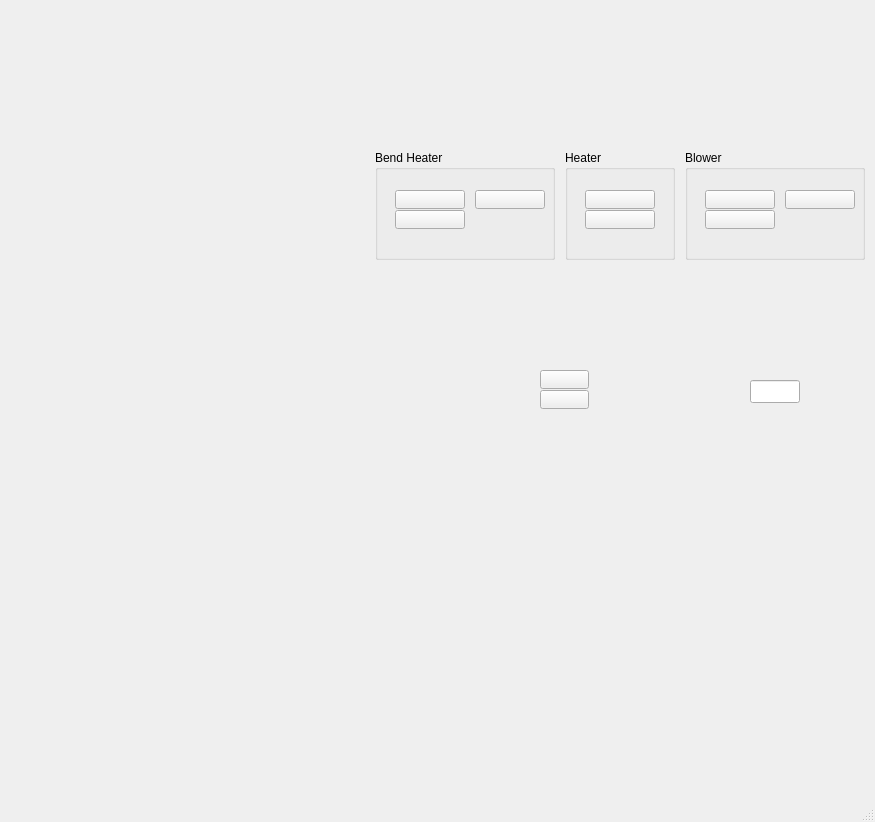
<ui version="4.0" >
 <class>MainWindow</class>
 <widget class="QMainWindow" name="MainWindow" >
  <property name="geometry" >
   <rect>
    <x>0</x>
    <y>0</y>
    <width>875</width>
    <height>822</height>
   </rect>
  </property>
  <property name="windowTitle" >
   <string>MainWindow</string>
  </property>
  <property name="toolButtonStyle" >
   <enum>Qt::ToolButtonTextOnly</enum>
  </property>
  <widget class="QWidget" name="centralwidget" >
   <widget class="CADisplayer" name="caDisplayer1" >
    <property name="geometry" >
     <rect>
      <x>340</x>
      <y>460</y>
      <width>74</width>
      <height>23</height>
     </rect>
    </property>
    <property name="font" >
     <font>
      <pointsize>12</pointsize>
     </font>
    </property>
    <property name="pvname" >
     <string>ICP_CEN_RD_01</string>
    </property>
    <property name="unit" >
     <string>K</string>
    </property>
   </widget>
   <widget class="CADisplayer" name="caDisplayer1_2" >
    <property name="geometry" >
     <rect>
      <x>340</x>
      <y>490</y>
      <width>74</width>
      <height>23</height>
     </rect>
    </property>
    <property name="font" >
     <font>
      <pointsize>12</pointsize>
     </font>
    </property>
    <property name="pvname" >
     <string>ICP_CEN_RD_02</string>
    </property>
    <property name="unit" >
     <string>K</string>
    </property>
   </widget>
   <widget class="CADisplayer" name="caDisplayer1_3" >
    <property name="geometry" >
     <rect>
      <x>210</x>
      <y>460</y>
      <width>74</width>
      <height>23</height>
     </rect>
    </property>
    <property name="font" >
     <font>
      <pointsize>12</pointsize>
     </font>
    </property>
    <property name="pvname" >
     <string>ICP_CEN_RD_03</string>
    </property>
    <property name="unit" >
     <string>K</string>
    </property>
   </widget>
   <widget class="CADisplayer" name="caDisplayer1_4" >
    <property name="geometry" >
     <rect>
      <x>210</x>
      <y>490</y>
      <width>74</width>
      <height>23</height>
     </rect>
    </property>
    <property name="font" >
     <font>
      <pointsize>12</pointsize>
     </font>
    </property>
    <property name="pvname" >
     <string>ICP_CEN_RD_04</string>
    </property>
    <property name="unit" >
     <string>K</string>
    </property>
   </widget>
   <widget class="CADisplayer" name="caDisplayer1_5" >
    <property name="geometry" >
     <rect>
      <x>210</x>
      <y>560</y>
      <width>74</width>
      <height>23</height>
     </rect>
    </property>
    <property name="font" >
     <font>
      <pointsize>12</pointsize>
     </font>
    </property>
    <property name="pvname" >
     <string>ICP_TC_RD_02</string>
    </property>
    <property name="unit" >
     <string>K</string>
    </property>
   </widget>
   <widget class="CADisplayer" name="caDisplayer1_7" >
    <property name="geometry" >
     <rect>
      <x>340</x>
      <y>560</y>
      <width>74</width>
      <height>23</height>
     </rect>
    </property>
    <property name="font" >
     <font>
      <pointsize>12</pointsize>
     </font>
    </property>
    <property name="pvname" >
     <string>ICP_TC_RD_01</string>
    </property>
    <property name="unit" >
     <string>K</string>
    </property>
   </widget>
   <widget class="CADisplayer" name="caDisplayer1_10" >
    <property name="geometry" >
     <rect>
      <x>400</x>
      <y>330</y>
      <width>100</width>
      <height>23</height>
     </rect>
    </property>
    <property name="font" >
     <font>
      <pointsize>12</pointsize>
     </font>
    </property>
    <property name="nuformat" stdset="0" >
     <enum>CADisplayer::RealTwo</enum>
    </property>
    <property name="pvname" >
     <string>ICP_PRS_RET_AI</string>
    </property>
    <property name="unit" >
     <string>bar</string>
    </property>
   </widget>
   <widget class="CADisplayer" name="caDisplayer1_11" >
    <property name="geometry" >
     <rect>
      <x>690</x>
      <y>310</y>
      <width>100</width>
      <height>23</height>
     </rect>
    </property>
    <property name="font" >
     <font>
      <pointsize>12</pointsize>
     </font>
    </property>
    <property name="nuformat" stdset="0" >
     <enum>CADisplayer::RealTwo</enum>
    </property>
    <property name="pvname" >
     <string>ICP_PRS_DEW_AI</string>
    </property>
    <property name="unit" >
     <string>bar</string>
    </property>
   </widget>
   <widget class="CALineEdit" name="caLineEdit" >
    <property name="geometry" >
     <rect>
      <x>750</x>
      <y>380</y>
      <width>50</width>
      <height>23</height>
     </rect>
    </property>
    <property name="font" >
     <font>
      <family>Sans Serif</family>
      <pointsize>10</pointsize>
      <weight>50</weight>
      <bold>false</bold>
     </font>
    </property>
    <property name="nuformat" stdset="0" >
     <enum>CALineEdit::Integer</enum>
    </property>
    <property name="pvname" >
     <string>ICP_CV_CMD_AO</string>
    </property>
   </widget>
   <widget class="CAPushButton" name="caPushButton" >
    <property name="geometry" >
     <rect>
      <x>540</x>
      <y>370</y>
      <width>49</width>
      <height>19</height>
     </rect>
    </property>
    <property name="buttonType" >
     <enum>CAPushButton::PulseButton</enum>
    </property>
    <property name="pvname" >
     <string>ICP_VAL_CMD_OPEN</string>
    </property>
    <property name="truelabel" >
     <string>OPEN</string>
    </property>
    <property name="falselabel" >
     <string>OPEN</string>
    </property>
    <property name="selColor" >
     <color>
      <red>0</red>
      <green>255</green>
      <blue>0</blue>
     </color>
    </property>
   </widget>
   <widget class="CAPushButton" name="caPushButton_2" >
    <property name="geometry" >
     <rect>
      <x>540</x>
      <y>390</y>
      <width>49</width>
      <height>19</height>
     </rect>
    </property>
    <property name="buttonType" >
     <enum>CAPushButton::PulseButton</enum>
    </property>
    <property name="pvname" >
     <string>ICP_VAL_CMD_CLOSE</string>
    </property>
    <property name="truelabel" >
     <string>CLOSE</string>
    </property>
    <property name="falselabel" >
     <string>CLOSE</string>
    </property>
    <property name="selColor" >
     <color>
      <red>0</red>
      <green>255</green>
      <blue>0</blue>
     </color>
    </property>
   </widget>
   <widget class="CADisplayer" name="caDisplayer1_12" >
    <property name="geometry" >
     <rect>
      <x>10</x>
      <y>380</y>
      <width>130</width>
      <height>23</height>
     </rect>
    </property>
    <property name="font" >
     <font>
      <pointsize>12</pointsize>
     </font>
    </property>
    <property name="nuformat" stdset="0" >
     <enum>CADisplayer::Pressure</enum>
    </property>
    <property name="pvname" >
     <string>ICP_PRS_VAC_AI</string>
    </property>
    <property name="unit" >
     <string>mbar</string>
    </property>
   </widget>
   <widget class="StaticGraphic" name="staticGraphic" >
    <property name="geometry" >
     <rect>
      <x>10</x>
      <y>500</y>
      <width>100</width>
      <height>150</height>
     </rect>
    </property>
    <property name="geometryType" >
     <enum>StaticGraphic::Rectangle</enum>
    </property>
    <property name="fillMode" >
     <enum>StaticGraphic::Solid</enum>
    </property>
    <property name="fillColor" stdset="0" >
     <color>
      <red>255</red>
      <green>255</green>
      <blue>255</blue>
     </color>
    </property>
    <property name="lineColor" stdset="0" >
     <color>
      <red>255</red>
      <green>255</green>
      <blue>255</blue>
     </color>
    </property>
   </widget>
   <widget class="QGroupBox" name="groupBox" >
    <property name="geometry" >
     <rect>
      <x>375</x>
      <y>150</y>
      <width>180</width>
      <height>110</height>
     </rect>
    </property>
    <property name="title" >
     <string>Bend Heater</string>
    </property>
    <widget class="CAPushButton" name="caPushButton_3" >
     <property name="geometry" >
      <rect>
       <x>20</x>
       <y>40</y>
       <width>70</width>
       <height>19</height>
      </rect>
     </property>
     <property name="buttonType" >
      <enum>CAPushButton::PulseButton</enum>
     </property>
     <property name="pvname" >
      <string>ICP_HEAT_CMD_ON</string>
     </property>
     <property name="truelabel" >
      <string>RUN</string>
     </property>
     <property name="falselabel" >
      <string>RUN</string>
     </property>
     <property name="selColor" >
      <color>
       <red>0</red>
       <green>255</green>
       <blue>0</blue>
      </color>
     </property>
    </widget>
    <widget class="CALabel" name="caLabel" >
     <property name="geometry" >
      <rect>
       <x>23</x>
       <y>20</y>
       <width>60</width>
       <height>20</height>
      </rect>
     </property>
     <property name="font" >
      <font>
       <pointsize>12</pointsize>
       <weight>75</weight>
       <bold>true</bold>
      </font>
     </property>
     <property name="alignment" >
      <set>Qt::AlignCenter</set>
     </property>
     <property name="pvname" >
      <string>ICP_HEAT_ST_BI</string>
     </property>
     <property name="cmode" stdset="0" >
      <enum>CALabel::Alarm</enum>
     </property>
     <property name="truelabel" >
      <string>RUN</string>
     </property>
     <property name="falselabel" >
      <string>STOP</string>
     </property>
    </widget>
    <widget class="CAPushButton" name="caPushButton_4" >
     <property name="geometry" >
      <rect>
       <x>20</x>
       <y>60</y>
       <width>70</width>
       <height>19</height>
      </rect>
     </property>
     <property name="buttonType" >
      <enum>CAPushButton::PulseButton</enum>
     </property>
     <property name="pvname" >
      <string>ICP_HEAT_CMD_OFF</string>
     </property>
     <property name="truelabel" >
      <string>STOP</string>
     </property>
     <property name="falselabel" >
      <string>STOP</string>
     </property>
     <property name="selColor" >
      <color>
       <red>0</red>
       <green>255</green>
       <blue>0</blue>
      </color>
     </property>
    </widget>
    <widget class="CADisplayer" name="caDisplayer1_6" >
     <property name="geometry" >
      <rect>
       <x>20</x>
       <y>80</y>
       <width>74</width>
       <height>23</height>
      </rect>
     </property>
     <property name="font" >
      <font>
       <pointsize>12</pointsize>
      </font>
     </property>
     <property name="pvname" >
      <string>ICP_TC_RD_03</string>
     </property>
     <property name="unit" >
      <string>℃</string>
     </property>
    </widget>
    <widget class="CALabel" name="caLabel_3" >
     <property name="geometry" >
      <rect>
       <x>103</x>
       <y>20</y>
       <width>60</width>
       <height>20</height>
      </rect>
     </property>
     <property name="font" >
      <font>
       <pointsize>12</pointsize>
       <weight>75</weight>
       <bold>true</bold>
      </font>
     </property>
     <property name="alignment" >
      <set>Qt::AlignCenter</set>
     </property>
     <property name="pvname" >
      <string>ICP_HEAT_ALM_BI</string>
     </property>
     <property name="cmode" stdset="0" >
      <enum>CALabel::Alarm</enum>
     </property>
     <property name="truelabel" >
      <string>Alarm</string>
     </property>
     <property name="falselabel" >
      <string>OK</string>
     </property>
    </widget>
    <widget class="CAPushButton" name="caPushButton_5" >
     <property name="geometry" >
      <rect>
       <x>100</x>
       <y>40</y>
       <width>70</width>
       <height>19</height>
      </rect>
     </property>
     <property name="buttonType" >
      <enum>CAPushButton::PulseButton</enum>
     </property>
     <property name="pvname" >
      <string>ICP_HEAT_CMD_RESET</string>
     </property>
     <property name="truelabel" >
      <string>RESET</string>
     </property>
     <property name="falselabel" >
      <string>RESET</string>
     </property>
     <property name="selColor" >
      <color>
       <red>0</red>
       <green>255</green>
       <blue>0</blue>
      </color>
     </property>
    </widget>
   </widget>
   <widget class="QGroupBox" name="groupBox_2" >
    <property name="geometry" >
     <rect>
      <x>565</x>
      <y>150</y>
      <width>110</width>
      <height>110</height>
     </rect>
    </property>
    <property name="title" >
     <string>Heater</string>
    </property>
    <widget class="CAPushButton" name="caPushButton_6" >
     <property name="geometry" >
      <rect>
       <x>20</x>
       <y>40</y>
       <width>70</width>
       <height>19</height>
      </rect>
     </property>
     <property name="buttonType" >
      <enum>CAPushButton::PulseButton</enum>
     </property>
     <property name="pvname" >
      <string>ICP_HEAT2_CMD_ON</string>
     </property>
     <property name="truelabel" >
      <string>RUN</string>
     </property>
     <property name="falselabel" >
      <string>RUN</string>
     </property>
     <property name="selColor" >
      <color>
       <red>0</red>
       <green>255</green>
       <blue>0</blue>
      </color>
     </property>
    </widget>
    <widget class="CALabel" name="caLabel_2" >
     <property name="geometry" >
      <rect>
       <x>24</x>
       <y>20</y>
       <width>60</width>
       <height>20</height>
      </rect>
     </property>
     <property name="font" >
      <font>
       <pointsize>12</pointsize>
       <weight>75</weight>
       <bold>true</bold>
      </font>
     </property>
     <property name="alignment" >
      <set>Qt::AlignCenter</set>
     </property>
     <property name="pvname" >
      <string>ICP_HEAT2_ST_BI</string>
     </property>
     <property name="cmode" stdset="0" >
      <enum>CALabel::Alarm</enum>
     </property>
     <property name="truelabel" >
      <string>RUN</string>
     </property>
     <property name="falselabel" >
      <string>STOP</string>
     </property>
    </widget>
    <widget class="CAPushButton" name="caPushButton_7" >
     <property name="geometry" >
      <rect>
       <x>20</x>
       <y>60</y>
       <width>70</width>
       <height>19</height>
      </rect>
     </property>
     <property name="buttonType" >
      <enum>CAPushButton::PulseButton</enum>
     </property>
     <property name="pvname" >
      <string>ICP_HEAT2_CMD_OFF</string>
     </property>
     <property name="truelabel" >
      <string>STOP</string>
     </property>
     <property name="falselabel" >
      <string>STOP</string>
     </property>
     <property name="selColor" >
      <color>
       <red>0</red>
       <green>255</green>
       <blue>0</blue>
      </color>
     </property>
    </widget>
    <widget class="CADisplayer" name="caDisplayer1_8" >
     <property name="geometry" >
      <rect>
       <x>20</x>
       <y>80</y>
       <width>74</width>
       <height>23</height>
      </rect>
     </property>
     <property name="font" >
      <font>
       <pointsize>12</pointsize>
      </font>
     </property>
     <property name="pvname" >
      <string>ICP_TC_RD_04</string>
     </property>
     <property name="unit" >
      <string>℃</string>
     </property>
    </widget>
   </widget>
   <widget class="QGroupBox" name="groupBox_3" >
    <property name="geometry" >
     <rect>
      <x>685</x>
      <y>150</y>
      <width>180</width>
      <height>110</height>
     </rect>
    </property>
    <property name="title" >
     <string>Blower</string>
    </property>
    <widget class="CAPushButton" name="caPushButton_8" >
     <property name="geometry" >
      <rect>
       <x>20</x>
       <y>40</y>
       <width>70</width>
       <height>19</height>
      </rect>
     </property>
     <property name="buttonType" >
      <enum>CAPushButton::PulseButton</enum>
     </property>
     <property name="pvname" >
      <string>ICP_PAN_CMD_RUN</string>
     </property>
     <property name="truelabel" >
      <string>RUN</string>
     </property>
     <property name="falselabel" >
      <string>RUN</string>
     </property>
     <property name="selColor" >
      <color>
       <red>0</red>
       <green>255</green>
       <blue>0</blue>
      </color>
     </property>
    </widget>
    <widget class="CALabel" name="caLabel_4" >
     <property name="geometry" >
      <rect>
       <x>24</x>
       <y>20</y>
       <width>60</width>
       <height>20</height>
      </rect>
     </property>
     <property name="font" >
      <font>
       <pointsize>12</pointsize>
       <weight>75</weight>
       <bold>true</bold>
      </font>
     </property>
     <property name="alignment" >
      <set>Qt::AlignCenter</set>
     </property>
     <property name="pvname" >
      <string>ICP_PAN_ST_BI</string>
     </property>
     <property name="cmode" stdset="0" >
      <enum>CALabel::Alarm</enum>
     </property>
     <property name="truelabel" >
      <string>RUN</string>
     </property>
     <property name="falselabel" >
      <string>STOP</string>
     </property>
    </widget>
    <widget class="CAPushButton" name="caPushButton_9" >
     <property name="geometry" >
      <rect>
       <x>20</x>
       <y>60</y>
       <width>70</width>
       <height>19</height>
      </rect>
     </property>
     <property name="buttonType" >
      <enum>CAPushButton::PulseButton</enum>
     </property>
     <property name="pvname" >
      <string>ICP_PAN_CMD_STOP</string>
     </property>
     <property name="truelabel" >
      <string>STOP</string>
     </property>
     <property name="falselabel" >
      <string>STOP</string>
     </property>
     <property name="selColor" >
      <color>
       <red>0</red>
       <green>255</green>
       <blue>0</blue>
      </color>
     </property>
    </widget>
    <widget class="CALabel" name="caLabel_5" >
     <property name="geometry" >
      <rect>
       <x>105</x>
       <y>20</y>
       <width>60</width>
       <height>20</height>
      </rect>
     </property>
     <property name="font" >
      <font>
       <pointsize>12</pointsize>
       <weight>75</weight>
       <bold>true</bold>
      </font>
     </property>
     <property name="alignment" >
      <set>Qt::AlignCenter</set>
     </property>
     <property name="pvname" >
      <string>ICP_PAN_ALM_BI</string>
     </property>
     <property name="cmode" stdset="0" >
      <enum>CALabel::Alarm</enum>
     </property>
     <property name="truelabel" >
      <string>Alarm</string>
     </property>
     <property name="falselabel" >
      <string>OK</string>
     </property>
    </widget>
    <widget class="CAPushButton" name="caPushButton_10" >
     <property name="geometry" >
      <rect>
       <x>100</x>
       <y>40</y>
       <width>70</width>
       <height>19</height>
      </rect>
     </property>
     <property name="buttonType" >
      <enum>CAPushButton::PulseButton</enum>
     </property>
     <property name="pvname" >
      <string>ICP_PAN_CMD_RESET</string>
     </property>
     <property name="truelabel" >
      <string>RESET</string>
     </property>
     <property name="falselabel" >
      <string>RESET</string>
     </property>
     <property name="selColor" >
      <color>
       <red>0</red>
       <green>255</green>
       <blue>0</blue>
      </color>
     </property>
    </widget>
   </widget>
   <widget class="StaticGraphic" name="staticGraphic_2" >
    <property name="geometry" >
     <rect>
      <x>474</x>
      <y>366</y>
      <width>60</width>
      <height>51</height>
     </rect>
    </property>
    <property name="geometryType" >
     <enum>StaticGraphic::Rectangle</enum>
    </property>
    <property name="fillMode" >
     <enum>StaticGraphic::Solid</enum>
    </property>
    <property name="fillColor" stdset="0" >
     <color>
      <red>255</red>
      <green>255</green>
      <blue>255</blue>
     </color>
    </property>
    <property name="lineColor" stdset="0" >
     <color>
      <red>255</red>
      <green>0</green>
      <blue>0</blue>
     </color>
    </property>
   </widget>
   <widget class="CAGraphic" name="caGraphic" >
    <property name="geometry" >
     <rect>
      <x>479</x>
      <y>366</y>
      <width>50</width>
      <height>50</height>
     </rect>
    </property>
    <property name="geometryType" >
     <enum>StaticGraphic::HPValve</enum>
    </property>
    <property name="pvname" >
     <string>ICP_VAL_ST_BI</string>
    </property>
   </widget>
   <widget class="CADisplayer" name="caDisplayer1_13" >
    <property name="geometry" >
     <rect>
      <x>750</x>
      <y>405</y>
      <width>50</width>
      <height>23</height>
     </rect>
    </property>
    <property name="font" >
     <font>
      <pointsize>10</pointsize>
     </font>
    </property>
    <property name="nuformat" stdset="0" >
     <enum>CADisplayer::Integer</enum>
    </property>
    <property name="pvname" >
     <string>ICP_CV_CMD_AO</string>
    </property>
   </widget>
   <widget class="CADisplayer" name="caDisplayer1_9" >
    <property name="geometry" >
     <rect>
      <x>400</x>
      <y>300</y>
      <width>100</width>
      <height>23</height>
     </rect>
    </property>
    <property name="font" >
     <font>
      <pointsize>12</pointsize>
     </font>
    </property>
    <property name="nuformat" stdset="0" >
     <enum>CADisplayer::RealTwo</enum>
    </property>
    <property name="pvname" >
     <string>ICP_PRS_SUP_AI</string>
    </property>
    <property name="unit" >
     <string>bar</string>
    </property>
   </widget>
  </widget>
  <widget class="QMenuBar" name="menubar" >
   <property name="geometry" >
    <rect>
     <x>0</x>
     <y>0</y>
     <width>875</width>
     <height>28</height>
    </rect>
   </property>
  </widget>
  <widget class="QStatusBar" name="statusbar" />
 </widget>
 <customwidgets>
  <customwidget>
   <class>CADisplayer</class>
   <extends>QWidget</extends>
   <header>caDisplayer.h</header>
  </customwidget>
  <customwidget>
   <class>CAPushButton</class>
   <extends>QPushButton</extends>
   <header>caPushbutton.h</header>
  </customwidget>
  <customwidget>
   <class>CALineEdit</class>
   <extends>QLineEdit</extends>
   <header>caLineedit.h</header>
  </customwidget>
  <customwidget>
   <class>CALabel</class>
   <extends>QLabel</extends>
   <header>caLabel.h</header>
  </customwidget>
  <customwidget>
   <class>CAGraphic</class>
   <extends>StaticGraphic</extends>
   <header>caGraphic.h</header>
  </customwidget>
  <customwidget>
   <class>StaticGraphic</class>
   <extends>QWidget</extends>
   <header>staticGraphic.h</header>
  </customwidget>
 </customwidgets>
 <resources>
  <include location="../icp.qrc" />
 </resources>
 <connections/>
</ui>
